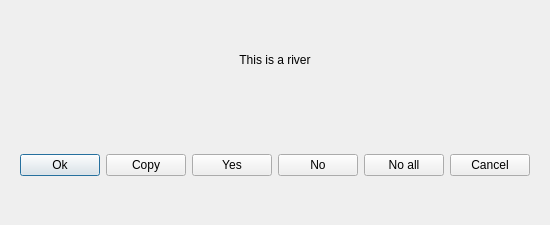
<?xml version="1.0" encoding="UTF-8"?>
<ui version="4.0">
 <class>message</class>
 <widget class="QDialog" name="message">
  <property name="geometry">
   <rect>
    <x>0</x>
    <y>0</y>
    <width>530</width>
    <height>225</height>
   </rect>
  </property>
  <property name="windowTitle">
   <string/>
  </property>
  <layout class="QVBoxLayout" name="verticalLayout">
   <item>
    <widget class="QLabel" name="lbMessage">
     <property name="font">
      <font>
       <pointsize>14</pointsize>
      </font>
     </property>
     <property name="text">
      <string>&lt;html&gt;&lt;body style=&quot;background-color:green&quot;&gt;&lt;p align=&quot;center&quot;&gt;&lt;img src=&quot;:/images/app.png&quot;&gt;&lt;/p&gt;
    &lt;p align=&quot;center&quot; style=&quot;font-size:12px; color:black;&quot;&gt;This is a river&lt;/p&gt;&lt;/body&gt;&lt;/html&gt;</string>
     </property>
     <property name="alignment">
      <set>Qt::AlignCenter</set>
     </property>
    </widget>
   </item>
   <item>
    <layout class="QGridLayout" name="gridLayout">
     <item row="0" column="0">
      <widget class="QWidget" name="widget" native="true">
       <layout class="QHBoxLayout" name="horizontalLayout_2">
        <item>
         <spacer name="horizontalSpacer">
          <property name="orientation">
           <enum>Qt::Horizontal</enum>
          </property>
          <property name="sizeHint" stdset="0">
           <size>
            <width>71</width>
            <height>20</height>
           </size>
          </property>
         </spacer>
        </item>
        <item>
         <widget class="QPushButton" name="btnOk">
          <property name="text">
           <string>Ok</string>
          </property>
         </widget>
        </item>
        <item>
         <widget class="QPushButton" name="btnCopy">
          <property name="text">
           <string>Copy</string>
          </property>
         </widget>
        </item>
        <item>
         <widget class="QPushButton" name="btnYes">
          <property name="text">
           <string>Yes</string>
          </property>
         </widget>
        </item>
        <item>
         <widget class="QPushButton" name="btnNo">
          <property name="text">
           <string>No</string>
          </property>
         </widget>
        </item>
        <item>
         <widget class="QPushButton" name="btnNoAll">
          <property name="text">
           <string>No all</string>
          </property>
         </widget>
        </item>
        <item>
         <widget class="QPushButton" name="btnCancel">
          <property name="text">
           <string>Cancel</string>
          </property>
         </widget>
        </item>
        <item>
         <spacer name="horizontalSpacer_2">
          <property name="orientation">
           <enum>Qt::Horizontal</enum>
          </property>
          <property name="sizeHint" stdset="0">
           <size>
            <width>70</width>
            <height>20</height>
           </size>
          </property>
         </spacer>
        </item>
       </layout>
      </widget>
     </item>
    </layout>
   </item>
  </layout>
 </widget>
 <resources/>
 <connections/>
</ui>
